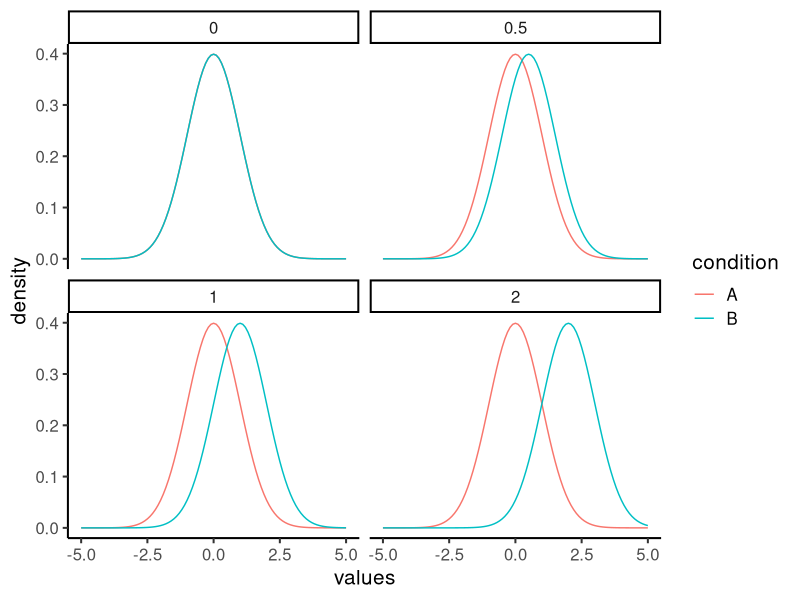
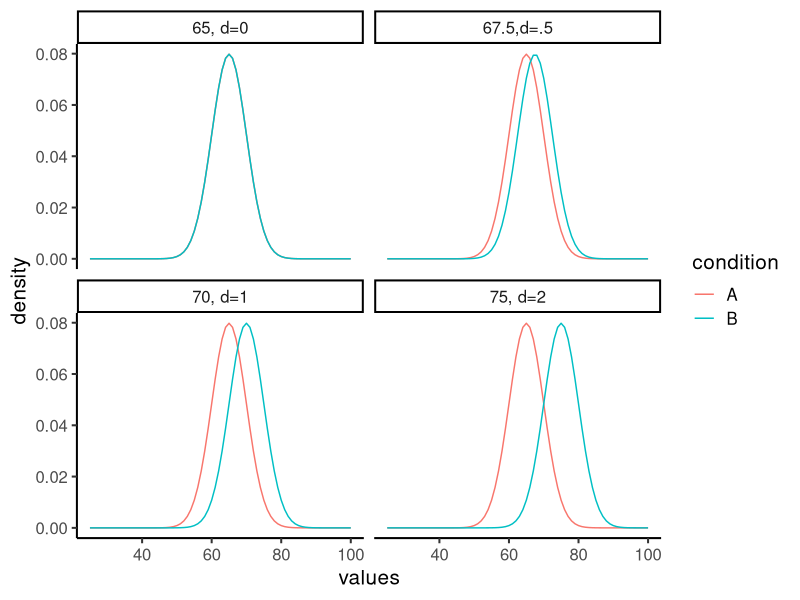
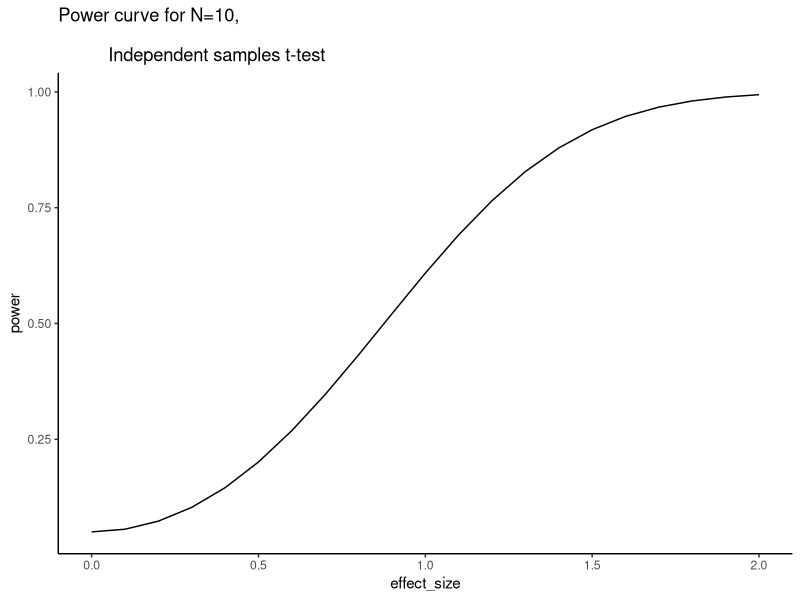
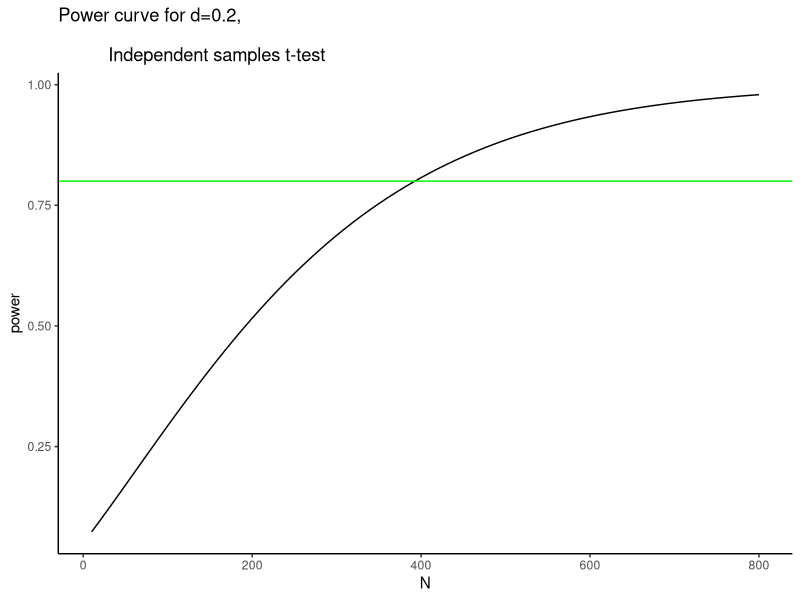
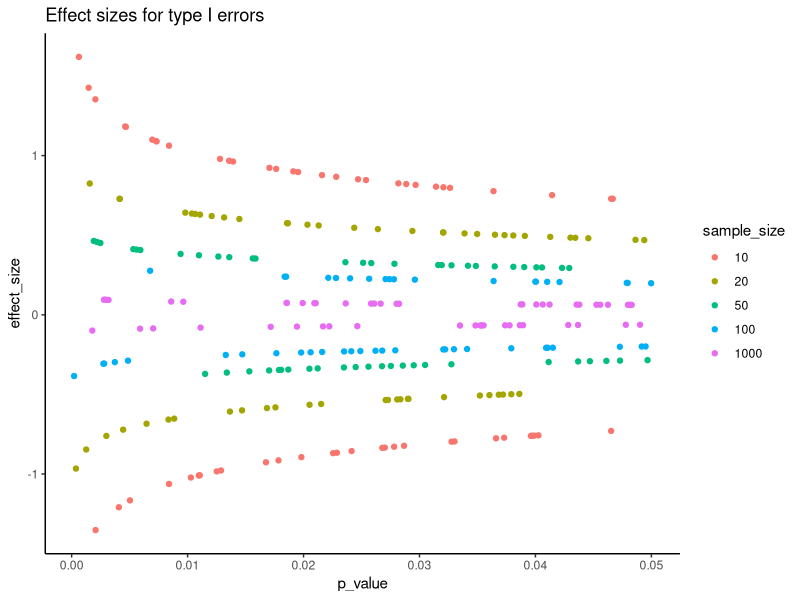

Here is the R script that generated these plots, in order:
## ---- chunk 1
library(ggplot2)
library(dplyr)
## ---- chunk 2

X<-c(seq(-5,5,.1),seq(-5,5,.1),
     seq(-5,5,.1),seq(-5,5,.1),
     seq(-5,5,.1),seq(-5,5,.1),
     seq(-5,5,.1),seq(-5,5,.1))
Y<-c(dnorm(seq(-5,5,.1),0,1),dnorm(seq(-5,5,.1),0,1),
     dnorm(seq(-5,5,.1),0,1),dnorm(seq(-5,5,.1),.5,1),
     dnorm(seq(-5,5,.1),0,1),dnorm(seq(-5,5,.1),1,1),
     dnorm(seq(-5,5,.1),0,1),dnorm(seq(-5,5,.1),2,1))
effect_size<-rep(c(0,.5,1,2),each=101*2)
condition<-rep(rep(c("A","B"),each=101),2)
df<-data.frame(effect_size,
               condition,
               X,Y)

ggplot(df, aes(x=X,y=Y, group=condition, color=condition))+
  geom_line()+
  theme_classic(base_size = 15)+
  facet_wrap(~effect_size)+
  xlab("values")+
  ylab("density")


## ---- chunk 3

X<-c(seq(25,100,1),seq(25,100,1),
     seq(25,100,1),seq(25,100,1),
     seq(25,100,1),seq(25,100,1),
     seq(25,100,1),seq(25,100,1))
Y<-c(dnorm(seq(25,100,1),65,5),dnorm(seq(25,100,1),65,5),
     dnorm(seq(25,100,1),65,5),dnorm(seq(25,100,1),67.5,5),
     dnorm(seq(25,100,1),65,5),dnorm(seq(25,100,1),70,5),
     dnorm(seq(25,100,1),65,5),dnorm(seq(25,100,1),75,5))
effect_size<-rep(c("65, d=0","67.5,d=.5","70, d=1","75, d=2"),each=76*2)
condition<-rep(rep(c("A","B"),each=76),2)
df<-data.frame(effect_size,
               condition,
               X,Y)

ggplot(df, aes(x=X,y=Y, group=condition, color=condition))+
  geom_line()+
  theme_classic(base_size = 15)+
  facet_wrap(~effect_size)+
  xlab("values")+
  ylab("density")


## ---- chunk 4
p<-length(1000)
for(i in 1:1000){
  A<-rnorm(10,10,5)
  B<-rnorm(10,12.5,5)
  p[i]<-t.test(A,B,var.equal = TRUE)$p.value
}

length(p[p<.05])
## ---- chunk 5
p<-length(1000)
for(i in 1:1000){
  A<-rnorm(20,10,5)
  B<-rnorm(20,12.5,5)
  p[i]<-t.test(A,B,var.equal = TRUE)$p.value
}

length(p[p<.05])
## ---- chunk 6
p<-length(1000)
for(i in 1:1000){
  A<-rnorm(20,10,5)
  B<-rnorm(20,12.5,5)
  p[i]<-t.test(A,B,var.equal = TRUE)$p.value
}

length(p[p<.01])
## ---- chunk 7
p<-length(1000)
for(i in 1:1000){
  A<-rnorm(20,10,5)
  B<-rnorm(20,30,5)
  p[i]<-t.test(A,B,var.equal = TRUE)$p.value
}

length(p[p<.01])
## ---- chunk 8

power<-c()
for(i in seq(0,2,.1)){
sd_AB <- 1
n<-10
C <- qnorm(0.975)
se <- sqrt( sd_AB/n + sd_AB/n )
delta<-i
power <- c(power,1-pnorm(C-delta/se) + pnorm(-C-delta/se))
}

plot_df<-data.frame(power,
                    effect_size = seq(0,2,.1))

ggplot(plot_df, aes(x=effect_size, y=power))+
  geom_line()+
  theme_classic()+
  ggtitle("Power curve for N=10, \n
          Independent samples t-test")
## ---- chunk 9

power<-c()
for(i in seq(10,800,10)){
sd_AB <- 1
n<-i
C <- qnorm(0.975)
se <- sqrt( sd_AB/n + sd_AB/n )
delta<-0.2
power <- c(power,1-pnorm(C-delta/se) + pnorm(-C-delta/se))
}

plot_df<-data.frame(power,
                    N = seq(10,800,10))

ggplot(plot_df, aes(x=N, y=power))+
  geom_line()+
  theme_classic()+
  geom_hline(yintercept=.8, color="green")+
  ggtitle("Power curve for d=0.2, \n
          Independent samples t-test")
## ---- chunk 10

all_df<-data.frame()
for(i in 1:1000){
  for(n in c(10,20,50,100,1000)){
    some_data<-rnorm(n,0,1)
    p_value<-t.test(some_data)$p.value
    effect_size<-mean(some_data)/sd(some_data)
    mean_scores<-mean(some_data)
    standard_error<-sd(some_data)/sqrt(length(some_data))
    t_df<-data.frame(sim=i,sample_size=n,p_value,effect_size,mean_scores,standard_error)
    all_df<-rbind(all_df,t_df)
  }
}

type_I_error <-all_df[all_df$p_value<.05,]
type_I_error$sample_size<-as.factor(type_I_error$sample_size)

ggplot(type_I_error,aes(x=p_value,y=effect_size, group=sample_size,color=sample_size))+
  geom_point()+
  theme_classic()+
  ggtitle("Effect sizes for type I errors")

